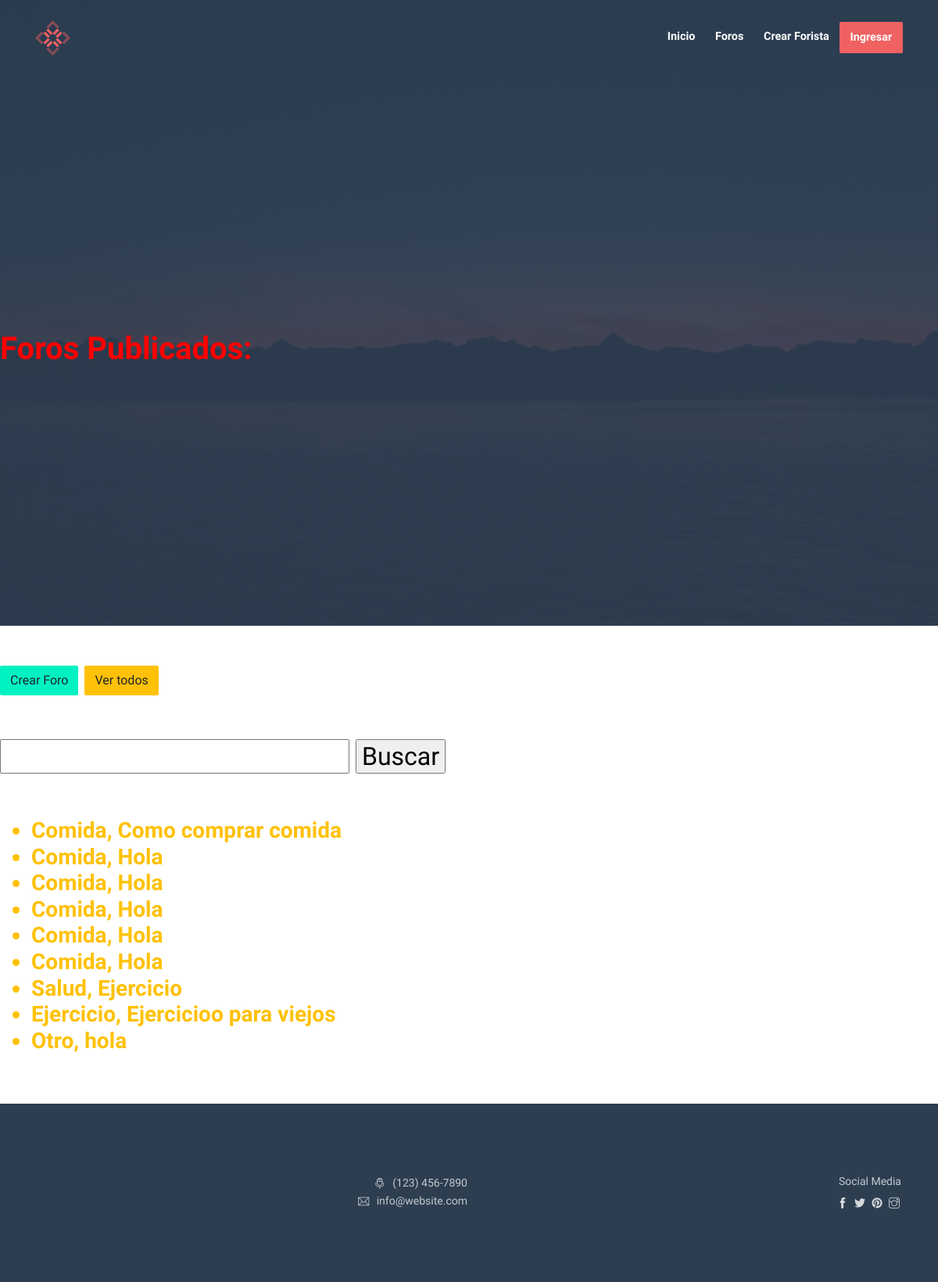
The page /foros/ on the database its author committed.
### control_foro/models.py (models this page shows, shortened)
class CrearForo(models.Model):
    temas_foros=(("Comida","Comida"),
                 ("Salud","Salud"),
                 ("Ejercio","Ejercicio"),
                 ("Otro","Otro")
    )
    nombre=models.CharField(max_length=64,blank=False,verbose_name="Nombre del Foro")
    tema=models.CharField(max_length=7,choices=temas_foros)
    contenido=models.CharField(max_length=1500,blank=False,verbose_name="Contenido del Foro")

### control_foro/views.py (the view)
# urls.py: path('foros/', listar_foros , name="vista_foro"),
def listar_foros(request):
    foros=CrearForo.objects.all()
    contexto = {
        "foros": foros,
    }
    http_response = render(
        request=request,
        template_name='foros.html',
        context=contexto,
    )
    return http_response

### control_foro/templates/foros.html (shortened to what this page needs)
{% extends "base.html" %}
{% load static %}
{% block contenido %}
<header id="foro" class="header">
  <div class="overlay"></div>
  <div id="header-carousel" class="carousel slide carousel-fade" data-ride="carousel">
    <h1 style="color:#FF0000;">
      Foros Publicados:
  </h1>
  </header>
<br><br>
<h2 class="text-success">
  <a class="btn btn-success" href="{% url 'para_crear_foro' %}">Crear Foro</a>
  <a class="btn btn-warning" href="{% url 'vista_foro' %}">Ver todos</a>
</h2>
<br><br>
<h2 class="text-success">
<form action="{% url 'para_buscar_foro' %}" method="post">
  <input type="text" name="busqueda">
  <input type="submit" value="Buscar">
</form>
</h2>
<br><br>
        <h3 class="text-warning">
        <ul>
            {% for foro in foros %}
              <li>
                {{ foro.tema }}, {{ foro.nombre }}
              </li>
            {% endfor %}
        </ul>
        </h3>
    <br><br>
{% endblock contenido %}

### control_foro/templates/base.html (shortened to what this page needs)
{% load static %}
<!DOCTYPE html>
<html lang="en">
<head>
    <link rel="stylesheet" href="{% static 'assets/vendors/themify-icons/css/themify-icons.css' %}">
    <link rel="stylesheet" href="{% static 'assets/vendors/owl-carousel/css/owl.carousel.css' %}">
    <link rel="stylesheet" href="{% static 'assets/vendors/owl-carousel/css/owl.theme.default.css' %}">
	<link href="{% static 'css/ollie.css' %}" rel="stylesheet">
</head>
<body data-spy="scroll" data-target=".navbar" data-offset="40" id="home">
    <nav id="scrollspy" class="navbar navbar-light bg-light navbar-expand-lg fixed-top" data-spy="affix" data-offset-top="20">
        <div class="container">
            <a class="navbar-brand" href="#"><img src="{% static 'assets/imgs/brand.svg' %}" alt="" class="brand-img"></a>
            <div class="collapse navbar-collapse" id="navbarSupportedContent">
                <ul class="navbar-nav ml-auto">
                    <li class="nav-item">
                        <a class="nav-link" href="{% url 'home' %}">Inicio</a>
                    </li>
                    <li class="nav-item">
                        <a class="nav-link" href="{% url 'vista_foro' %}">Foros</a>
                    </li>
                    <li class="nav-item">
                        <a class="nav-link" href="{% url 'creacion_forista' %}">Crear Forista</a>
                    </li>
                        <li class="nav-item dropdown">
                            <a class="nav-link btn btn-primary" href="#" id="dropdownMenuButton" role="button" data-toggle="dropdown" aria-haspopup="true" aria-expanded="false">Ingresar</a>
                          </li>
                </ul>
            </div>
        </div>
    </nav>
    {% block contenido %}
    {% endblock contenido %}
    <section class="section bg-overlay">
        <div class="infos container mb-4 mb-md-2">
            <div class="socials text-right">
                <div class="row justify-content-between">
                    <div class="col">
                        <a class="d-block subtitle"><i class="ti-microphone pr-2"></i> (123) 456-7890</a>
                        <a class="d-block subtitle"><i class="ti-email pr-2"></i> info@website.com</a>
                    </div>
                    <div class="col">
                        <h6 class="subtitle font-weight-normal mb-2">Social Media</h6>
                        <div class="social-links">
                            <a href="https://www.facebool.com" class="link pr-1"><i class="ti-facebook"></i></a>
                            <a href="https://www.x.com" class="link pr-1"><i class="ti-twitter-alt"></i></a>
                            <a href="https://www.pinterest.com" class="link pr-1"><i class="ti-pinterest-alt"></i></a>
                            <a href="https://www.instagram.com" class="link pr-1"><i class="ti-instagram"></i></a>
                        </div>
                    </div>
                </div>
            </div>
        </div>
    </section>
</body>
</html>

### rows shown on the page
CrearForo: tema "Comida", nombre "Como comprar comida"
CrearForo: tema "Comida", nombre "Hola"
CrearForo: tema "Comida", nombre "Hola"
CrearForo: tema "Comida", nombre "Hola"
CrearForo: tema "Comida", nombre "Hola"
CrearForo: tema "Comida", nombre "Hola"
CrearForo: tema "Salud", nombre "Ejercicio"
CrearForo: tema "Ejercicio", nombre "Ejercicioo para viejos"
CrearForo: tema "Otro", nombre "hola"
